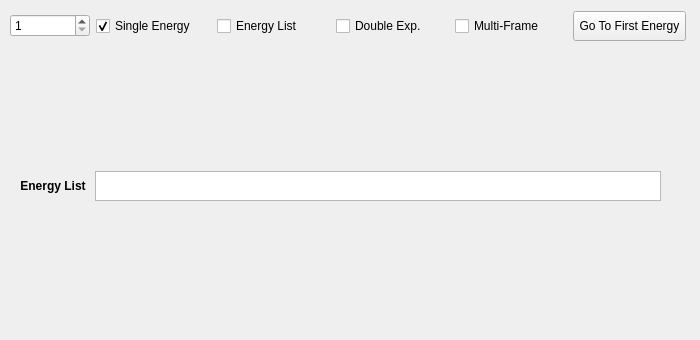
      <widget class="QWidget" name="tab_6">
       <attribute name="title">
        <string>Energy Regions</string>
       </attribute>
       <widget class="customWidget" name="energyDefWidget" native="true">
        <property name="geometry">
         <rect>
          <x>0</x>
          <y>40</y>
          <width>691</width>
          <height>291</height>
         </rect>
        </property>
        <widget class="QWidget" name="energyListWidget" native="true">
         <property name="geometry">
          <rect>
           <x>20</x>
           <y>120</y>
           <width>641</width>
           <height>51</height>
          </rect>
         </property>
         <widget class="QWidget" name="horizontalLayoutWidget_4">
          <property name="geometry">
           <rect>
            <x>0</x>
            <y>10</y>
            <width>641</width>
            <height>32</height>
           </rect>
          </property>
          <layout class="QHBoxLayout" name="energyListLayout">
           <item>
            <widget class="QLabel" name="label_10">
             <property name="text">
              <string>&lt;html&gt;&lt;head/&gt;&lt;body&gt;&lt;p&gt;&lt;span style=&quot; font-weight:700;&quot;&gt; Energy List &lt;/span&gt;&lt;/p&gt;&lt;/body&gt;&lt;/html&gt;</string>
             </property>
             <property name="alignment">
              <set>Qt::AlignRight|Qt::AlignTrailing|Qt::AlignVCenter</set>
             </property>
            </widget>
           </item>
           <item>
            <widget class="QTextEdit" name="energyListEdit">
             <property name="minimumSize">
              <size>
               <width>0</width>
               <height>30</height>
              </size>
             </property>
             <property name="maximumSize">
              <size>
               <width>570</width>
               <height>30</height>
              </size>
             </property>
            </widget>
           </item>
          </layout>
         </widget>
        </widget>
       </widget>
       <widget class="QWidget" name="horizontalLayoutWidget_2">
        <property name="geometry">
         <rect>
          <x>10</x>
          <y>10</y>
          <width>676</width>
          <height>32</height>
         </rect>
        </property>
        <layout class="QHBoxLayout" name="horizontalLayout_9">
         <item>
          <widget class="QSpinBox" name="energyRegSpinbox">
           <property name="sizePolicy">
            <sizepolicy hsizetype="Fixed" vsizetype="Fixed">
             <horstretch>0</horstretch>
             <verstretch>0</verstretch>
            </sizepolicy>
           </property>
           <property name="minimumSize">
            <size>
             <width>80</width>
             <height>0</height>
            </size>
           </property>
           <property name="maximumSize">
            <size>
             <width>80</width>
             <height>16777215</height>
            </size>
           </property>
           <property name="minimum">
            <number>1</number>
           </property>
           <property name="maximum">
            <number>10</number>
           </property>
          </widget>
         </item>
         <item>
          <widget class="QCheckBox" name="toggleSingleEnergy">
           <property name="sizePolicy">
            <sizepolicy hsizetype="Fixed" vsizetype="Fixed">
             <horstretch>0</horstretch>
             <verstretch>0</verstretch>
            </sizepolicy>
           </property>
           <property name="minimumSize">
            <size>
             <width>115</width>
             <height>0</height>
            </size>
           </property>
           <property name="maximumSize">
            <size>
             <width>115</width>
             <height>16777215</height>
            </size>
           </property>
           <property name="text">
            <string>Single Energy</string>
           </property>
           <property name="checked">
            <bool>true</bool>
           </property>
          </widget>
         </item>
         <item>
          <widget class="QCheckBox" name="energyListCheckbox">
           <property name="text">
            <string>Energy List</string>
           </property>
           <property name="checkable">
            <bool>true</bool>
           </property>
          </widget>
         </item>
         <item>
          <widget class="QCheckBox" name="doubleExposureCheckbox">
           <property name="text">
            <string>Double Exp.</string>
           </property>
          </widget>
         </item>
         <item>
          <widget class="QCheckBox" name="multiFrameCheckbox">
           <property name="text">
            <string>Multi-Frame</string>
           </property>
          </widget>
         </item>
         <item>
          <widget class="QPushButton" name="firstEnergyButton">
           <property name="minimumSize">
            <size>
             <width>0</width>
             <height>30</height>
            </size>
           </property>
           <property name="text">
            <string>Go To First Energy</string>
           </property>
          </widget>
         </item>
        </layout>
       </widget>
      </widget>
